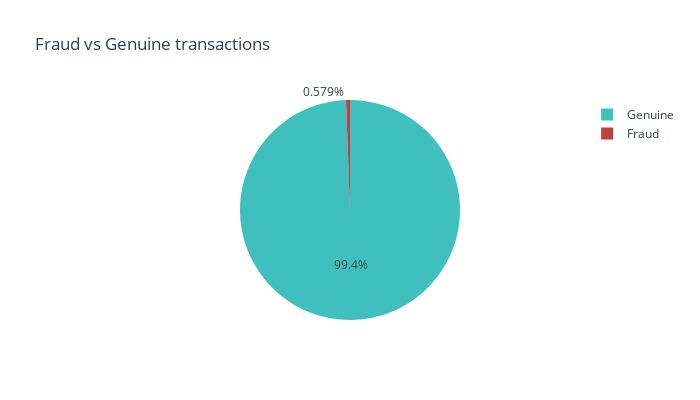

The cell this chart's notebook holds for it:
### Code cell
labels=["Genuine","Fraud"]

fraud_or_not = df["is_fraud"].value_counts().tolist()
values = [fraud_or_not[0], fraud_or_not[1]]

fig = px.pie(values=df['is_fraud'].value_counts(), names=labels , width=700, height=400, color_discrete_sequence=["#3FC0BF","#C03F40"]
             ,title="Fraud vs Genuine transactions")
fig.show()

### Figure 1 — Plotly figure (JSON) as saved in the notebook; plotly's stock layout.template omitted (floating-point values rounded to 4 significant figures)
{"data": [{"domain": {"x": [0, 1], "y": [0, 1]}, "hovertemplate": "label=%{label}<br>value=%{value}<extra></extra>", "labels": ["Genuine", "Fraud"], "legendgroup": "", "name": "", "showlegend": true, "type": "pie", "values": [1289169, 7506]}], "layout": {"height": 400, "legend": {"tracegroupgap": 0}, "piecolorway": ["#3FC0BF", "#C03F40"], "title": {"text": "Fraud vs Genuine transactions"}, "width": 700}}
